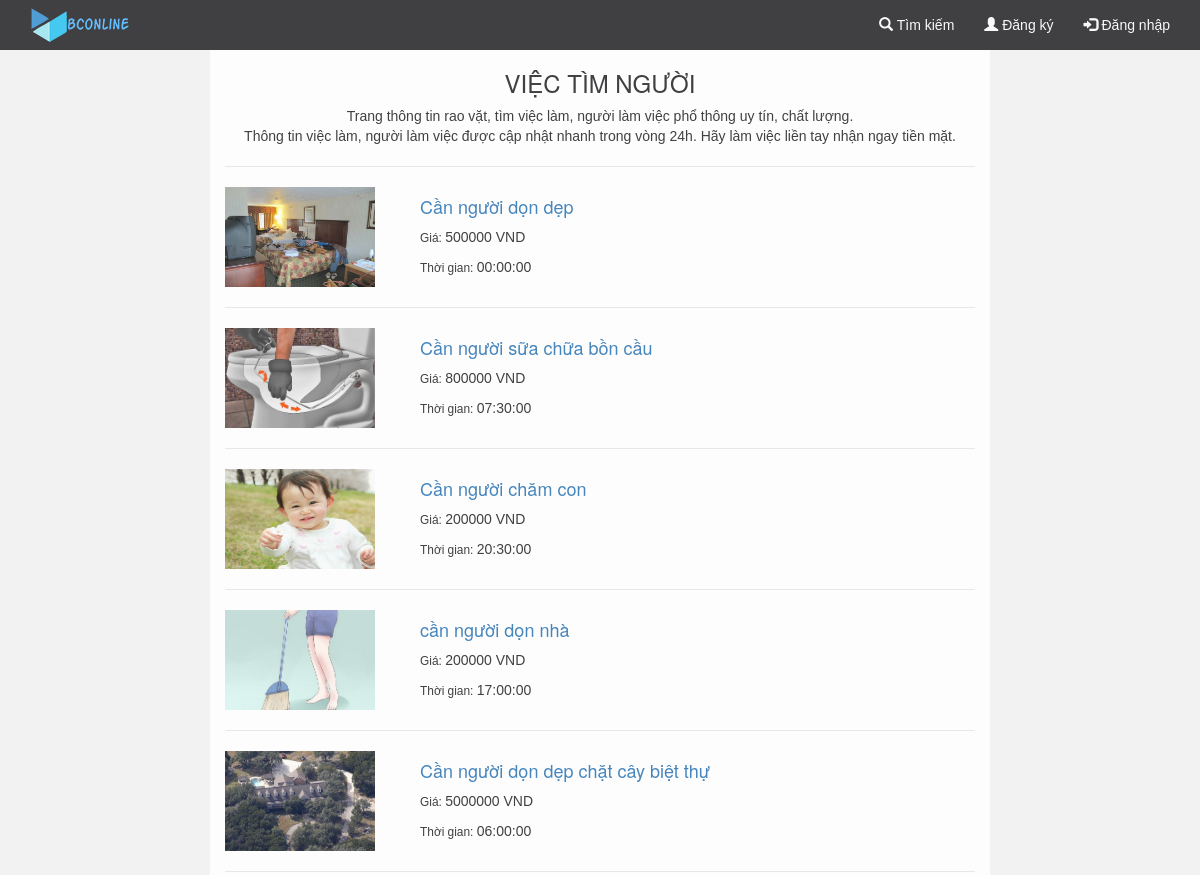
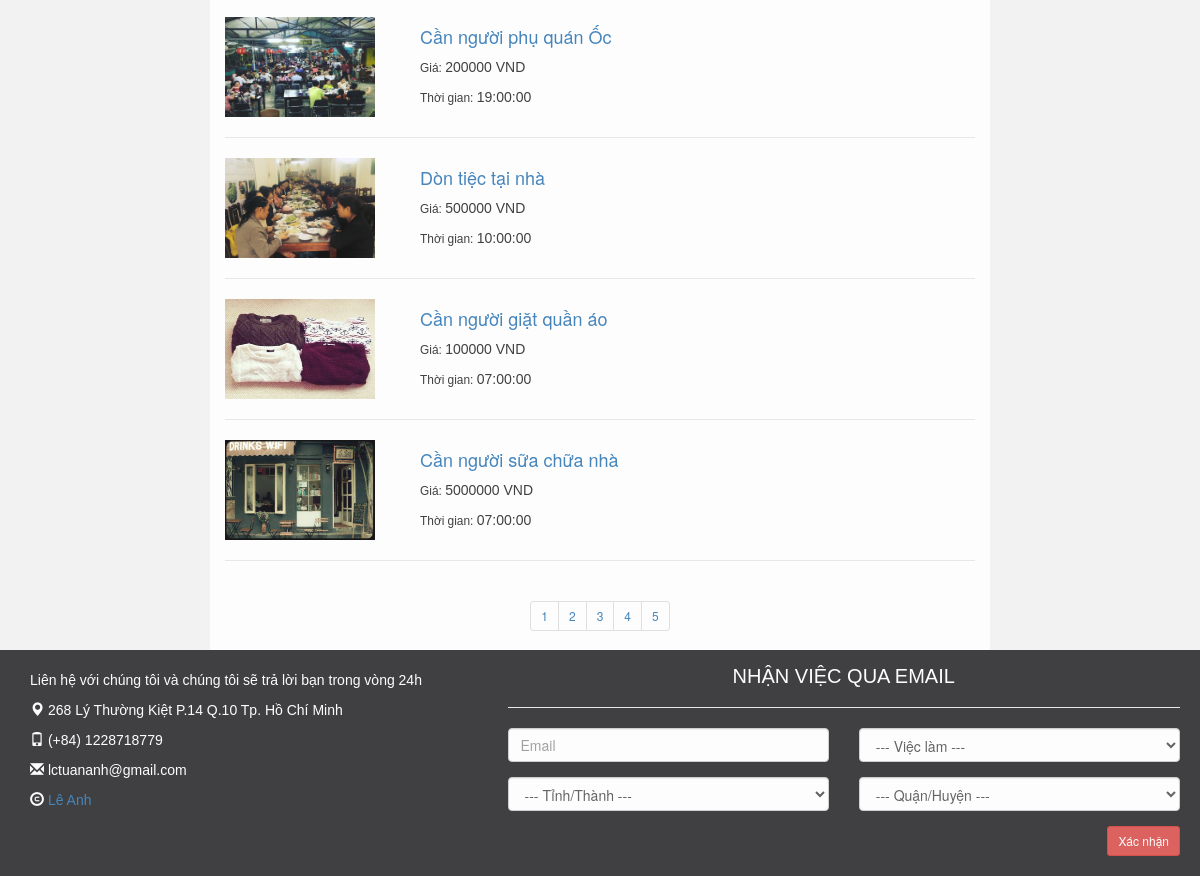
/?page=job, run on the app's committed database (2 pictures, top to bottom).
### tables this page shows
CREATE TABLE `post` (
  `post_ID` int(100) NOT NULL,
  `post_Name` text NOT NULL,
  `post_Cost` int(100) NOT NULL,
  `post_Direc` text NOT NULL,
  `post_Image` varchar(200) NOT NULL,
  `fk_Job` int(100) NOT NULL,
  `fk_TT` int(100) NOT NULL,
  `fk_QH` int(100) NOT NULL,
  `fk_PX` int(100) NOT NULL,
  `fk_Dg` int(100) NOT NULL,
  `post_Check` int(2) NOT NULL,
  `post_phone` varchar(100) NOT NULL,
  `post_time` time NOT NULL,
  `person` int(100) NOT NULL
);

### handle/handle_job_show.php (called while the page is built)
<?php
  include 'connect/dbconfig.php';
  $job_sql = "SELECT * FROM post WHERE post_Check = 1 ";
  $job_result = mysqli_query($conn, $job_sql);
 ?>

### direction/footer.php (called while the page is built)
<?php include("layout/w_junior/footer.php"); ?>

### layout/function/job.php (the view, shortened to what this page needs)
<?php
  include("layout/w_junior/header.php");
  include 'handle/handle_job_show.php';
?>
<div class="container">
  <div class="row">
    <div class="col-sm-2">
    </div>
    <div class="col-sm-8 content">
      <h3 class="my-4 text-center">
        VIỆC TÌM NGƯỜI
      </h3>
      <p class="text-center">Trang thông tin rao vặt, tìm việc làm, người làm việc phổ thông uy tín, chất lượng. <br>
      Thông tin việc làm, người làm việc được cập nhật nhanh trong vòng 24h. Hãy làm việc liền tay nhận ngay tiền mặt.</p><hr>
      <?php
        while ($job_row = mysqli_fetch_array($job_result)) {
          $job_name = $job_row['post_Name'];
          $job_time = $job_row['post_time'];
          $job_cost = $job_row['post_Cost'];
          $job_src = "uploads/".$job_row['post_Image'];
          $job_id = $job_row['post_ID'];
        ?>
      <div class="row">
        <div class="col-sm-3">
          <a href="#">
            <?php echo "<img class='job-img' src='$job_src'>"; ?>
          </a>
        </div>
        <div class="col-sm-9">
          <h4><?php echo "<a href='?page=job_subpage&job_id={$job_id}'> $job_name </a>"; ?></h4>
          <p> <small>Giá: </small> <?php echo $job_cost; ?> VND</p>
          <p> <small>Thời gian: </small> <?php echo $job_time; ?></p>
        </div>
      </div>
      <hr>
      <?php
      }
      ?>
      <div class="text-center">
        <ul class="pagination pagination-sm text-center">
          <li><a href="#">1</a></li>
          <li><a href="#">2</a></li>
          <li><a href="#">3</a></li>
          <li><a href="#">4</a></li>
          <li><a href="#">5</a></li>
      </ul>
      </div>
    </div>
    <div class="col-sm-2">
    </div>
  </div>
    </div>

### index.php (shortened to what this page needs)
<!DOCTYPE html>
<html lang="en">
  <head>
    <link rel="stylesheet" href="bootstrap/css/bootstrap.min.css">
    <link rel="stylesheet" href="css/master.css">
    <link rel="stylesheet" href="css/header.css">
    <link rel="stylesheet" href="">
    <link rel="stylesheet" href="">
    <link rel="stylesheet" href="css/register.css">
    <link rel="stylesheet" href="">
    <link rel="stylesheet" href="css/forget_pass.css">
    <link rel="stylesheet" href="css/post.css">
  </head>
  <body id="mypage">
    <?php
    include("direction/d_website.php");
    include("direction/footer.php");
    ?>
  </body>
</html>

### direction/d_website.php (shortened to what this page needs)
<?php
  $page_direction = isset($_GET["page"])? $_GET["page"]:"";
  if($page_direction == "register") {
    include("layout/function/register.php");
  }
  else if($page_direction == "login"){
    include("layout/function/login.php");
  }
  else if ($page_direction == "advertise"){
    include("layout/function/advertise.php");
  }
  else if ($page_direction == "forget_pass"){
    include("layout/function/forget_pass.php");
  }
  else if ($page_direction == "job"){
    include("layout/function/job.php");
  }
?>

### layout/w_junior/header.php (shortened to what this page needs)
<?php if (isset($_SESSION['admin']) && $_SESSION['admin']): ?>
  <nav class="navbar navbar-default navbar-fixed-top">
    <div class="container">
      <div class="navbar-header">
        <button type="button" class="navbar-toggle" data-toggle="collapse" data-target="#myNavbar">
          <span class="icon-bar"></span>
          <span class="icon-bar"></span>
          <span class="icon-bar"></span>
        </button>
        <a class="navbar-brand" href="index.php"><img src="image/32.png" alt=""></a>
      </div>
      <div class="collapse navbar-collapse" id="myNavbar">
        <ul class="nav navbar-nav navbar-right">
          <li><a href="?page=search_page"><span class="glyphicon glyphicon-search"></span> Tìm kiếm</a></li>
          <li class="dropdown navabar">
            <a class="dropdown-toggle" data-toggle="dropdown" href=""><span class="glyphicon glyphicon-list"></span> Admin</a>
            <ul class="dropdown-menu dropdown-menu-right navbar-dropdown">
              <li><a href="?page=admin_manage"><span class="glyphicon glyphicon-user"></span> Trang cá nhân</a></li>
              <li><a href="?page=admin_manage#admin_manage"><span class="glyphicon glyphicon-pencil"></span> Quản lý tin đăng</a></li>
              <li><a href="?page=logout"><span class="glyphicon glyphicon-log-out"></span> Đăng xuất</a></li>
            </ul>
          </li>
          <li><button type="button" name="button" class="btn btn-danger navbar-btn" onclick="window.location.href='?page=advertise'"> Đăng tin rao</button></li>
        </ul>
      </div>
    </div>
  </nav>
  <?php else: ?>
    <?php if (isset($_SESSION['email']) && $_SESSION['email']):?>
      <nav class="navbar navbar-default navbar-fixed-top">
        <div class="container">
          <div class="navbar-header">
            <button type="button" class="navbar-toggle" data-toggle="collapse" data-target="#myNavbar">
              <span class="icon-bar"></span>
              <span class="icon-bar"></span>
              <span class="icon-bar"></span>
            </button>
            <a class="navbar-brand" href="index.php"><img src="image/32.png" alt=""></a>
          </div>
          <div class="collapse navbar-collapse" id="myNavbar">
            <ul class="nav navbar-nav navbar-right">
              <li><a href="?page=search_page" ><span class="glyphicon glyphicon-search"></span> Tìm kiếm</a></li>
              <li class="dropdown navabar">
                <a class="dropdown-toggle" data-toggle="dropdown" href=""><span class="glyphicon glyphicon-list"></span> Quản lý</a>
                <ul class="dropdown-menu dropdown-menu-right navbar-dropdown">
                  <li><a href="?page=manage"><span class="glyphicon glyphicon-user"></span> Trang cá nhân</a></li>
                  <li><a href="?page=manage_post"><span class="glyphicon glyphicon-pencil"></span> Tin đăng</a></li>
                  <li><a href="?page=manage_profile"><span class="glyphicon glyphicon-info-sign"></span> <span> </span> Hồ sơ</a></li>
                  <li><a href="?page=file"><span class="glyphicon glyphicon-plus" ></span> Tạo hồ sơ</a></li>
                  <li><a href="?page=logout"><span class="glyphicon glyphicon-log-out"></span> Đăng xuất</a></li>
                </ul>
              </li>
              <li><button type="button" name="button" class="btn btn-danger navbar-btn" onclick="window.location.href='?page=advertise'"> Đăng tin rao</button></li>
            </ul>
          </div>
        </div>
      </nav>
    <?php else: ?>
      <nav class="navbar navbar-default navbar-fixed-top">
        <div class="container">
          <div class="navbar-header">
         <a class="navbar-brand" href="index.php"><img src="image/32.png" alt=""></a>
          </div>
          <div class="collapse navbar-collapse" id="myNavbar">
            <ul class="nav navbar-nav navbar-right">
              <li><a href="?page=search_page" >
                <span class="glyphicon glyphicon-search"></span> Tìm kiếm</a></li>
              <li><a href="?page=register"><span class="glyphicon glyphicon-user"></span> Đăng ký</a></li>
              <li><a href="?page=login"><span class="glyphicon glyphicon-log-in"></span> Đăng nhập</a></li>
            </ul>
          </div>
        </div>
      </nav>
    <?php endif; ?>
<?php endif; ?>

### layout/w_junior/footer.php (shortened to what this page needs)
<footer class="container-fluid">
  <div class="container bg-grey">
    <div class="row">
      <div class="col-sm-5 info_website">
        <p>Liên hệ với chúng tôi và chúng tôi sẽ trả lời bạn trong vòng 24h</p>
        <p><span class="glyphicon glyphicon-map-marker"></span> 268 Lý Thường Kiệt P.14 Q.10 Tp. Hồ Chí Minh</p>
        <p><span class="glyphicon glyphicon-phone"></span> (+84) 1228718779</p>
        <p><span class="glyphicon glyphicon-envelope"></span> lctuananh@gmail.com</p>
        <p><span class="glyphicon glyphicon-copyright-mark"></span><a href="https://www.facebook.com/lenguyenhaiphong"> Lê Anh</a></p>
      </div>
      <div class="col-sm-7 matching">
        <form action="handle/handle_matching.php" method="post">
          <h6 class="text-center">NHẬN VIỆC QUA EMAIL</h6><hr>
        <div class="row">
          <div class="col-sm-6 form-group">
            <input class="form-control" id="email" name="email_matching" placeholder="Email" type="email" required>
          </div>
          <div class="col-sm-6 form-group">
            <select class="form-control" name="job">
              <option value="">--- Việc làm ---</option>
            </select>
          </div>
        </div>
        <div class="row">
          <div class="col-sm-6 form-group">
            <select class="form-control province" name="province">
              <option value="">--- Tỉnh/Thành ---</option>
            </select>
          </div>
          <div class="col-sm-6 form-group">
            <select class="form-control district" name="district">
              <option value="">--- Quận/Huyện ---</option>
            </select>
          </div>
        </div>
        <div class="row">
          <div class="col-sm-12 form-group">
            <button class="btn btn-danger pull-right btn-sm" type="submit" name="matching">Xác nhận</button>
          </div>
        </div>
        </form>
      </div>
    </div>
  </div>
</footer>

### css/master.css (style rules this page uses)
hr { border-color: #A4A4A4 !important; }
p { font-family: arial !important; color: #2E2E2E !important; }

### css/header.css (style rules this page uses)
.navbar { background-color: #2F0B3A ; margin-bottom: 0; border: 0 solid #2F0B3A; }
.navbar li a, .navbar .navbar-brand { color: #848484 !important; }
.navbar .navbar-header .navbar-brand img { margin-top: -7px; }

### layout/function/job.php (style rules this page uses)
@media (min-width: 992px) { body { padding-top: 40px; } }
.pagination { margin-bottom: 15px; }
.job-img { height: 100px; width: 150px; }
.content { background-color: #fff !important; margin-top: 10px; }
.content { color: #2d2d30; opacity: 0.9; }
.content hr { border-color: #e6e6e6 !important; }
body { background-color: #f2f2f2; }

### layout/w_junior/header.php (style rules this page uses)
.navbar { background-color: #2D2D30; font-family: arial !important; opacity: 0.9; }
.navbar li a, .navbar .navbar-brand { color: #FAFAFA !important; }
.navbar .navbar-header .navbar-brand img { margin-top: -7px; }

### layout/w_junior/footer.php (style rules this page uses)
footer { background-color: #2d2d30; opacity: 0.9; }
.info_website { margin-top: 20px; }
.container-fluid .bg-grey p { color: #fff !important; }
.matching { padding: 5px 5px 5px 5px; background-color: #2d2d30; }
.matching h6 { color: #fff; font-family:arial; font-size: 20px; font-style: normal; }
hr { border-color: #e6e6e6 !important; }

### data on the page
post: post_Image (picture), post_Name "Cần người dọn dẹp", post_Cost "500000", post_time "00:00:00"
post: post_Image (picture), post_Name "Cần người sữa chữa bồn cầu", post_Cost "800000", post_time "07:30:00"
post: post_Image (picture), post_Name "Cần người chăm con", post_Cost "200000", post_time "20:30:00"
post: post_Image (picture), post_Name "cần người dọn nhà", post_Cost "200000", post_time "17:00:00"
post: post_Image (picture), post_Name "Cần người dọn dẹp chặt cây biệt thự", post_Cost "5000000", post_time "06:00:00"
post: post_Image (picture), post_Name "Cần người phụ quán Ốc", post_Cost "200000", post_time "19:00:00"
post: post_Image (picture), post_Name "Dòn tiệc tại nhà", post_Cost "500000", post_time "10:00:00"
post: post_Image (picture), post_Name "Cần người giặt quần áo", post_Cost "100000", post_time "07:00:00"
post: post_Image (picture), post_Name "Cần người sữa chữa nhà", post_Cost "5000000", post_time "07:00:00"
